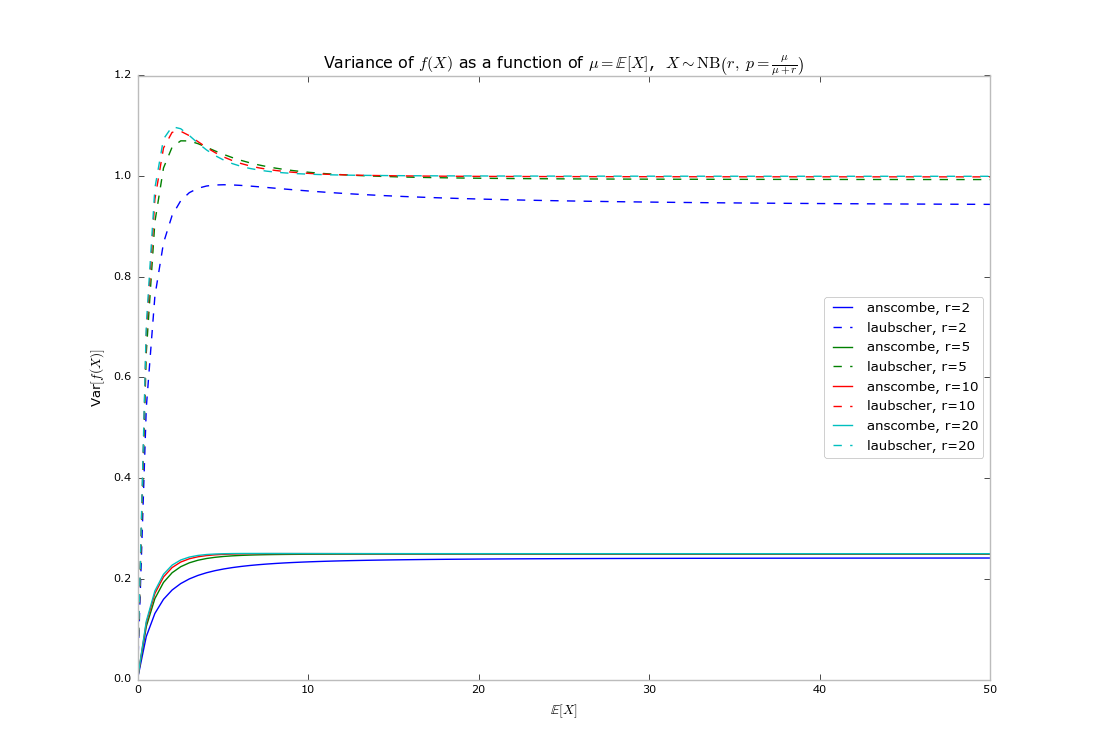

Reproduce this figure in Python.
from __future__ import division
import numpy as np
import matplotlib.pyplot as plt

from spikestim import make_anscombe_stabilizer, make_laubscher_stabilizer, \
    negbin_var


if __name__ == "__main__":
    plt.figure(figsize=(11,8))

    for r in [2, 5, 10, 20]:
        # write p as a function of mu
        p = lambda mu: mu / (mu + r)

        # make stabilizers
        anscombe = make_anscombe_stabilizer(r)
        laubscher = make_laubscher_stabilizer(r)

        # for a range of means, compute corresponding variance
        means = np.linspace(0.01, 50., 100)
        anscombe_vars = [negbin_var(anscombe, r, p(mu)) for mu in means]
        laubscher_vars = [negbin_var(laubscher, r, p(mu)) for mu in means]

        # plot the result
        line, = plt.plot(means, anscombe_vars, label='anscombe, r={}'.format(r))
        plt.plot(means, laubscher_vars, line.get_color() + '--', label='laubscher, r={}'.format(r))

    # label the plot
    plt.xlabel(r'$\mathbb{E}[X]$')
    plt.ylabel(r'Var$[f(X)]$')
    plt.title(r'Variance of $f(X)$ as a function of $\mu = \mathbb{E}[X]$,  '
              r'$X \sim \mathrm{NB}\left(r, \; p=\frac{\mu}{\mu + r}\right)$')
    plt.legend(loc='best')

    plt.show()
